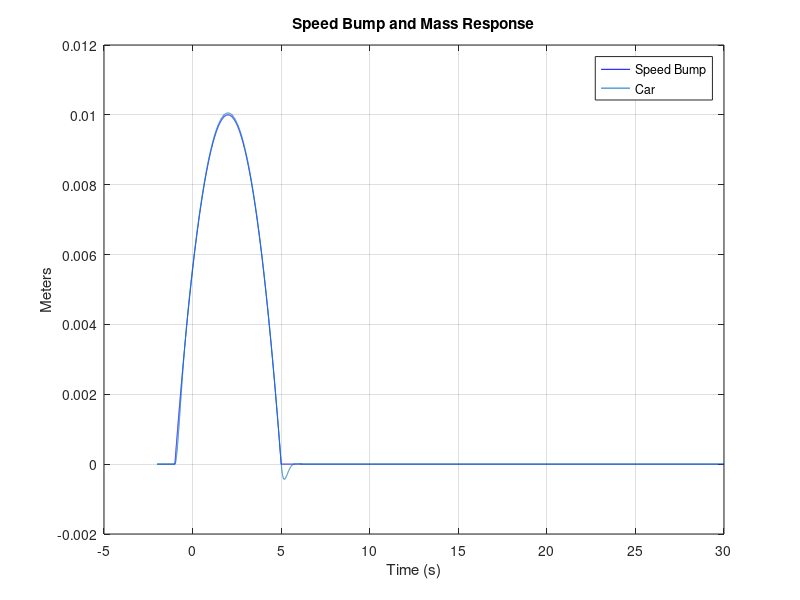
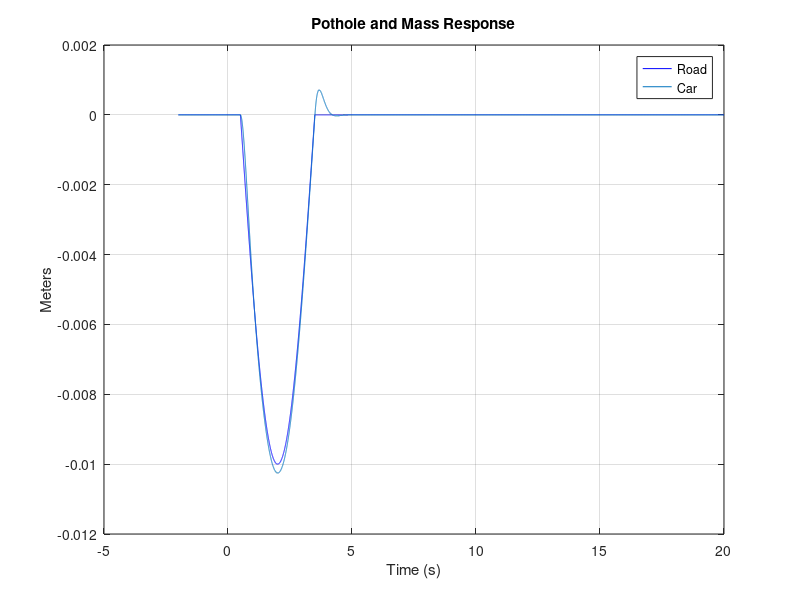
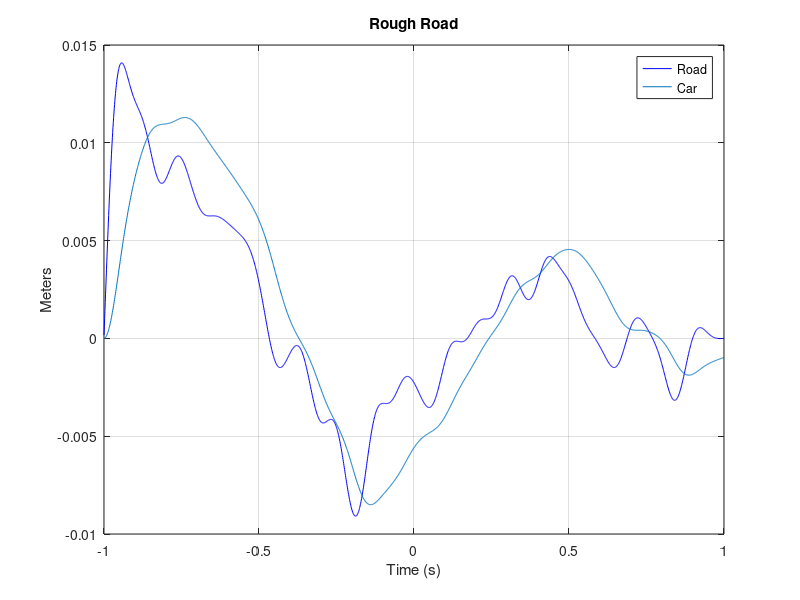

These figures' MATLAB source, in order:
% SMD Parameters
m = 108;    % 1/2 of front of car mass in kg based on mass distribution
k = 4500;    % spring stiffness 
c = 1000;     % damping force 

    %Speed Bump Profile 
% Road Parameters
a = 0.01; % amplitude
w = 3;    % width
t0 = 2;   % Center 
t = -2:0.001:30; % Plotted Time

% Base displacement
yb_raw = a*(1 -((t - t0)/w).^2);        % Inverted parabola (Speed bump)

% clip so only positive displacement interacts
yb = max(0, yb_raw);

% Transfer function from base displacement to mass displacement
num = [c k];
den = [m c k];
sys = tf(num, den);

% Simulate mass displacement response
x = lsim(sys, yb, t);

% Plot results
figure;
plot(t, yb, '-b', 'DisplayName', 'Speed Bump');
hold on;
plot(t, x, '-', 'DisplayName', 'Car');
title('Speed Bump and Mass Response')
xlabel('Time (s)');
ylabel('Meters');
legend;
grid on;

    %Pothole Profile
% Road parameters
a = 0.01;            % amplitude (m)
w = 3;               % width (s)
t0 = 2;              % center (s)

% time vector (s)
t = -2:0.001:20;    

% Half-sine pothole 
idx = abs(t - t0) <= (w/2);
e = zeros(size(t));
phi = (t(idx) - (t0 - w/2)) / w;          
e(idx) = -a * sin(pi * phi);              

% Transfer function from base displacement to mass displacement
num = [c k];
den = [m c k];
sys = tf(num, den);

% Simulate mass displacement response
ym = lsim(sys, e, t);

% Plot results
figure;
plot(t, e, '-b', 'DisplayName','Road'); 
hold on;
plot(t, ym, '-', 'DisplayName','Car'); 
title('Pothole and Mass Response');
xlabel('Time (s)');
ylabel('Meters');
legend;
grid on;

    % Rough road profile:
% Time vector
t = -1:0.001:1;        
dt = t(2)-t(1);
fs = 1/dt;

% Band-limited roughness parameters
rng(0);                 % reproducible
f_low = 0.5;            % low cut (Hz)
f_high = 6;            % high cut (Hz)
rms_target = 0.005;     % target RMS roughness (m)

% Generate white noise then bandpass filter
wn = randn(size(t));
Wn = [f_low f_high]/(fs/3);    % cutoff
[b,a] = butter(4, Wn, 'bandpass');
road_raw = filtfilt(b, a, wn); % zero-phase filtering

% Scale to desired RMS
rms_raw = sqrt(mean(road_raw.^2));
road = road_raw * (rms_target / rms_raw);

% Transfer function from base (road) to mass displacement
num = [c k];
den = [m c k];
sys = tf(num, den);

% Simulate mass displacement response
ym = lsim(sys, road, t);

% Plot Results
figure;
plot(t, road, '-b', 'DisplayName','Road'); 
hold on;
plot(t, ym, '-', 'DisplayName','Car');
xlabel('Time (s)'); 
ylabel('Meters');
title('Rough Road');
legend;
grid on;

    % Analyze m, k, c relationship
% Ensure arrays are same size
assert(isequal(size(m), size(c), size(k)), 'm, c, k must be same size');

for i = 1:numel(m)
    fn = (1/(2*pi)) * sqrt(k(i)/m(i));    % natural frequency in Hz
    fprintf('Result %d: m=%.4g kg, c=%.4g N·s/m, k=%.4g N/m -> fn = %.4f Hz\n', ...
        i, m(i), c(i), k(i), fn);
    if fn < 1
        fprintf('  Too low, increase k value\n');
    elseif fn > 2
        fprintf('  Too high, decrease k value\n');
    end
end

for i = 1:numel(m)
    zeta = c(i) / (2*sqrt(k(i)*m(i)));
    % Ideal Damping Ratios 0.2 - 0.5 Better Comfort 0.6 - 0.9 Better Handling
    fprintf('Result %d: zeta = %.4f\n', i, zeta);
    if zeta > 1
        fprintf('   Overdamped\n');
    end
    if zeta < 0.1 
        fprintf('   Underdamped\n');
    end
end
